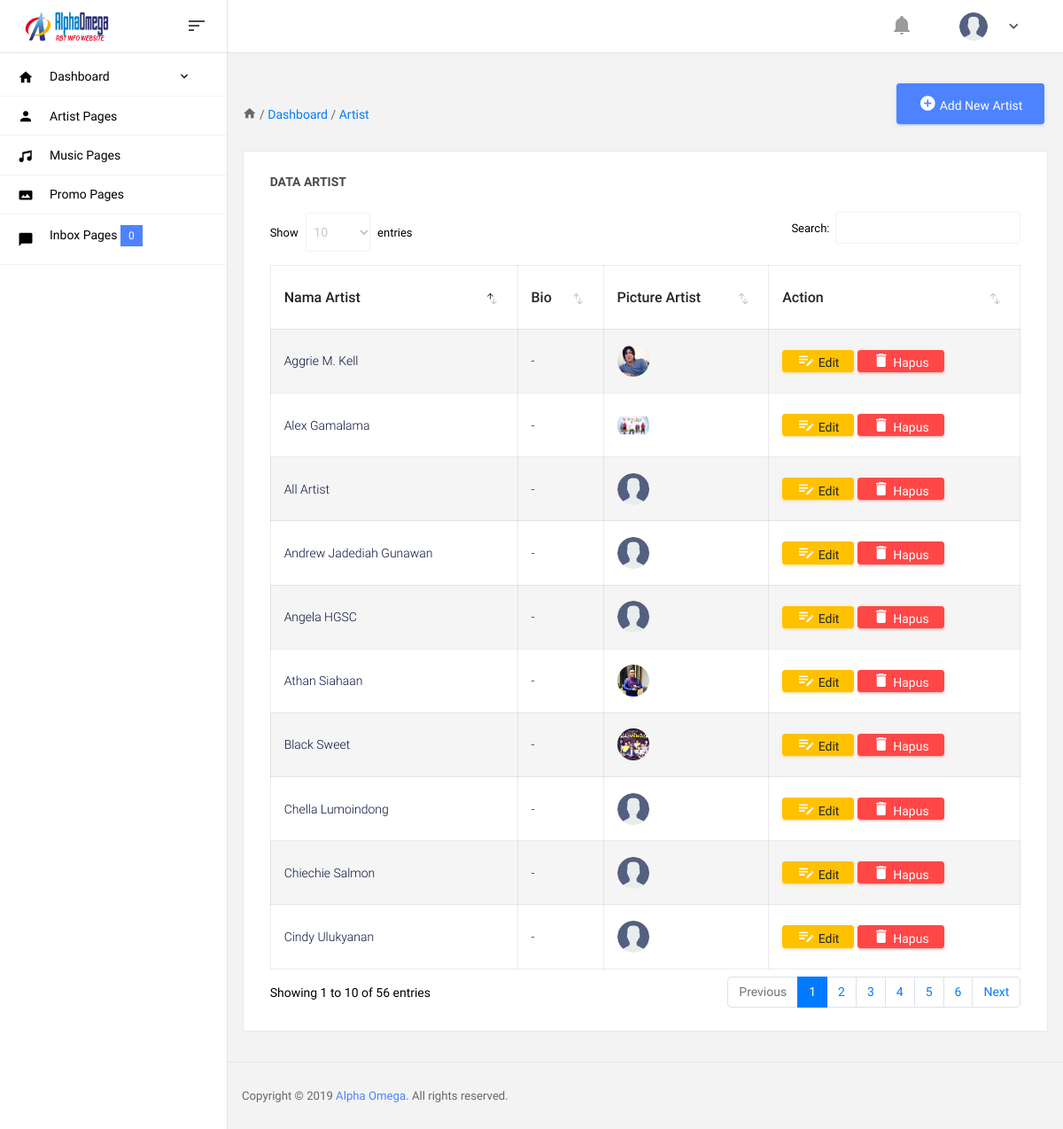
The page /index.php/c_artist/dataArtist on the database its author committed.
### tables this page shows
CREATE TABLE `t_artist` (
  `id_artists` int(11) NOT NULL,
  `partner_id` int(11) DEFAULT NULL,
  `nama_artist` varchar(25) NOT NULL,
  `bio` text NOT NULL,
  `picture_artist` varchar(100) NOT NULL,
  `aktif` tinyint(1) NOT NULL DEFAULT 0
);

### application/controllers/C_Artist.php (called while the page is built, shortened)
<?php
class C_Artist extends CI_Controller
{
    function __construct()
    {
        $this->load->model('M_Artist');
        $this->load->library('pagination');
		$this->load->model('M_Dashboard');
		$this->load->model('M_Partner');
    }
	function dataArtist()
	{
		$data = array(
			"title" => "Artist",
			"getNewInbox"		=> $this->M_Dashboard->getNewInbox(),
			"getArtist"	=> $this->M_Artist->get_data_artist()->result(),
		);
		$this->load->view('dashboard_page/V_Artist',$data);
	}
}

### index.php (called while the page is built, shortened)
<?php
require_once BASEPATH.'core/CodeIgniter.php';

### application/models/M_Dashboard.php (called while the page is built, shortened)
<?php
class M_Dashboard extends CI_Model
{
	function getNewInbox(){
		$this->db->where('baca',0);
		$this->db->where('hapus',0);
		$this->db->order_by('waktu_kirim','desc');
		$query = $this->db->get('t_pesan');
		return $query->result();
	}
}

### application/models/M_Artist.php (called while the page is built, shortened)
<?php
class M_Artist extends CI_Model
{
    function get_data_artist()
    {
        $this->db->select('*');
        $this->db->from('t_artist');
		$this->db->where('aktif',TRUE);
		return $this->db->get();
    }
}

### application/views/dashboard_page/V_Artist.php (the view, shortened to what this page needs)
<div class="main-panel">
<div class="content-wrapper">
	<div class="row">
		<div class="col-md-12 grid-margin">
			<div class="d-flex justify-content-between flex-wrap">
				<div class="d-flex align-items-end flex-wrap">
					<div class="d-flex">
						<i class="mdi mdi-home text-muted hover-cursor"></i>
						<p class="text-muted mb-0 hover-cursor">
							&nbsp;/&nbsp;<a href="<?php echo base_url('dashboard')?>"><?php echo "Dashboard";?></a>&nbsp;/&nbsp;
						</p>
						<p class="text-primary mb-0 hover-cursor">
							<a href="<?php echo base_url().$this->uri->segment(1)?>"><?php echo $title;?></a>
						</p>
					</div>
				</div>
				<div class="d-flex justify-content-between align-items-end flex-wrap">
					<a href="<?php echo base_url('')."artist/add"?>">
						<button class="btn btn-primary mt-2 mt-xl-0"><i class="mdi mdi-plus-circle"></i> Add New Artist</button>&nbsp;
					</a>
				</div>
			</div>
		</div>
	</div>
	<div class="row">
		<div class="col-md-12 stretch-card">
			<div class="card">
				<div class="card-body">
					<p class="card-title">Data <?php echo $title?></p>
					<div class="table-responsive">
						<table id="data-artist" class="table table-hover table-striped">
							<thead>
							<tr>
								<th>Nama Artist</th>
								<th>Bio</th>
								<th>Picture Artist</th>
								<th>Action</th>
							</tr>
							</thead>
							<tbody>
							<?php
							foreach ($getArtist as $a){?>
								<tr>
									<td><?php echo $a->nama_artist?></td>
									<td><?php echo mb_strimwidth($a->bio, 0, 20, "...")?></td>
									<td>
										<img class="img-responsive center-block" src="<?php echo base_url('assets/foto_artis/').$a->picture_artist?>" alt="Picture Artist">
									</td>
									<td>
										<a href="<?php echo base_url('artist/edit/');echo $a->id_artists;?>" class="btn btn-warning btn-icon-split">
                                           <span class="icon text-white">
                                               <i class="mdi mdi-playlist-edit"></i>
                                           </span>
											<span class="text">Edit</span>
										</a>
										<button data-target="<?php echo base_url('delete-artist/');echo $a->id_artists;?>"
										   class="btn btn-danger btn-icon-split delete-artist">
                                           <span class="icon text-white">
                                               <i class="mdi mdi-delete"></i>
                                           </span>
											<span class="text">Hapus</span>
										</button>
									</td>
								</tr>
								<?php
							}
							?>
							</tbody>
						</table>
					</div>
				</div>
			</div>
		</div>
	</div>
</div>

### rows shown on the page
t_artist: nama_artist "Aggrie M. Kell", bio "-", picture_artist (picture)
t_artist: nama_artist "All Artist", bio "-", picture_artist (placeholder picture)
t_artist: nama_artist "Athan Siahaan", bio "-", picture_artist (picture)
t_artist: nama_artist "Andrew Jadediah Gunawan", bio "-", picture_artist (placeholder picture)
t_artist: nama_artist "Chiechie Salmon", bio "-", picture_artist (placeholder picture)
t_artist: nama_artist "Angela HGSC", bio "-", picture_artist (placeholder picture)
t_artist: nama_artist "Chella Lumoindong", bio "-", picture_artist (placeholder picture)
t_artist: nama_artist "Alex Gamalama", bio "-", picture_artist (picture)
t_artist: nama_artist "Black Sweet", bio "-", picture_artist (picture)
t_artist: nama_artist "Cindy Ulukyanan", bio "-", picture_artist (placeholder picture)

### other values the page prints
count($getNewInbox) "0"
$title "Artist"
$title "ARTIST"
